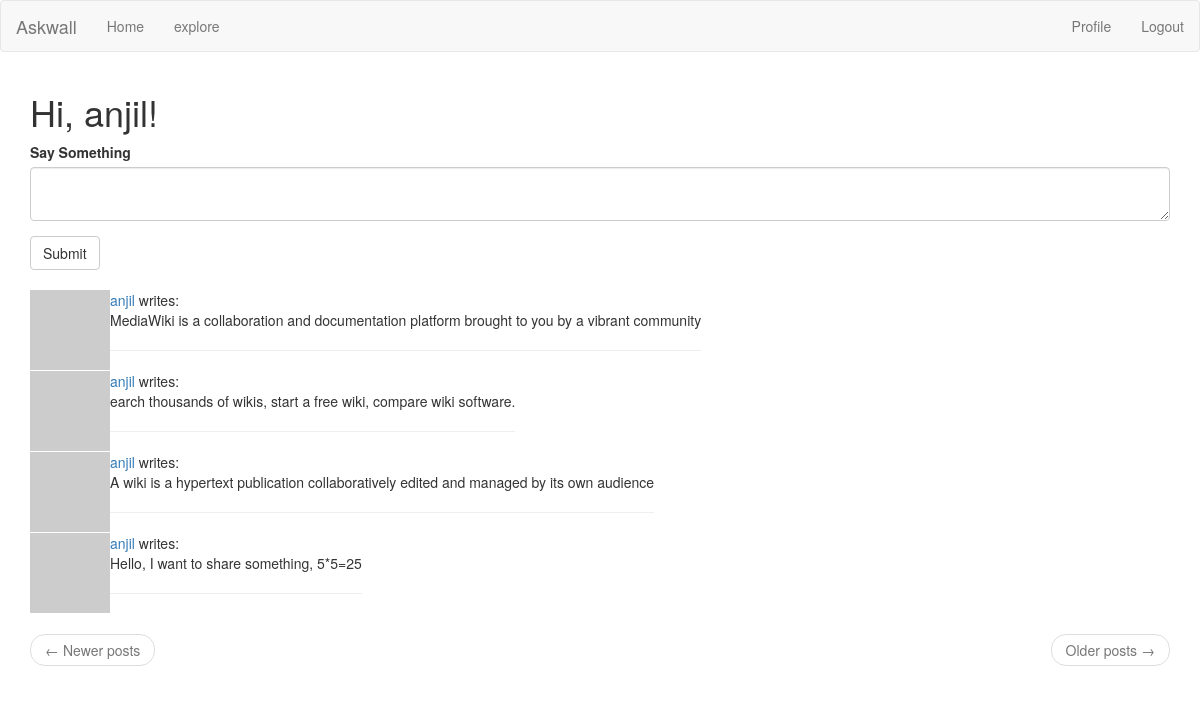
The page /index (signed in) on the database its author committed.
### app/models.py (models this page shows, shortened)
class User(UserMixin, db.Model):
	id = db.Column(db.Integer, primary_key= True)
	username = db.Column(db.String(64), index = True)
	profile_name = db.Column(db.String(64))
	email = db.Column(db.String(120), index = True)
	password_hash = db.Column(db.String(128))
	posts = db.relationship('Post', backref='author', lazy='dynamic')
	about_me = db.Column(db.String(150))
	last_seen = db.Column(db.DateTime, default=datetime.utcnow)
	followed = db.relationship(
		'User', secondary=followers,
		primaryjoin = (followers.c.follower_id == id),
		secondaryjoin = (followers.c.followed_id == id),
		backref = db.backref('followers', lazy='dynamic'), lazy ='dynamic')
	def avatar(self, size):
		digest = md5(self.email.lower().encode('utf-8')).hexdigest()
		return 'http://www.gravatar.com/avatar/{}?d=identicon&s={}'.format(digest, size)
	def followed_posts(self):
		followed = Post.query.join(
			followers, (followers.c.followed_id == Post.user_id)).filter(
			followers.c.follower_id == self.id)
		own = Post.query.filter_by(user_id=self.id)
		return followed.union(own).order_by(Post.timestamp.desc())

class Post(db.Model):
	id = db.Column(db.Integer, primary_key = True)
	body = db.Column(db.String(140))
	timestamp = db.Column(db.DateTime, index= True, default=datetime.utcnow)
	user_id = db.Column(db.Integer, db.ForeignKey('user.id'))

### app/routes.py (the view)
@app.route('/', methods=['GET', 'POST'])
@app.route('/index', methods=['GET', 'POST'])
@login_required
def index():
	form = PostForm()
	if form.validate_on_submit():
		post = Post(body=form.post.data, author=current_user)
		db.session.add(post)
		db.session.commit()
		flash('Your post is now live')
		return redirect(url_for('index'))
	page = request.args.get('page', 1, type=int)
	posts = current_user.followed_posts().paginate(
		page, app.config['POSTS_PER_PAGE'], False)
	next_url = url_for('index', page=posts.next_num) if posts.has_next else None
	prev_url = url_for('index', page = posts.prev_num) if posts.has_prev else None
	return render_template('index.html', title = 'Home', form=form, posts=posts.items, next_url=next_url, prev_url = prev_url)

### app/forms.py
class PostForm(FlaskForm):
	post = TextAreaField("Say Something", validators = [
		DataRequired(), Length(min=1, max=140)])
	submit= SubmitField('Submit')

### app/models.py (called while the page is built)
@login.user_loader
def load_user(id):
	return User.query.get(int(id))

### app/routes.py (called while the page is built)
@app.before_request
def before_request():
	if current_user.is_authenticated:
		current_user.last_seen = datetime.utcnow()
		db.session.commit()

### app/templates/index.html
{% extends "base.html" %}
{% import 'bootstrap/wtf.html' as wtf %}
{% block app_content %}
    <h1>Hi, {{ current_user.username }}!</h1>
    {% if form %}
    {{ wtf.quick_form(form) }}
    <br>
    {% endif %}
    {% for post in posts %}
        {% include '_post.html' %}
    {% endfor %}
    <nav aria-label="...">
        <ul class="pager">
            <li class="previous{% if not prev_url %} disabled{% endif %}">
                <a href="{{ prev_url or '#' }}">
                    <span aria-hidden="true">&larr;</span> Newer posts
                </a>
            </li>
            <li class="next{% if not next_url %} disabled{% endif %}">
                <a href="{{ next_url or '#' }}">
                    Older posts <span aria-hidden="true">&rarr;</span>
                </a>
            </li>
        </ul>
    </nav>
{% endblock %}

### app/templates/_post.html
<table>
    <tr valign="top">
        <td><img src="{{ post.author.avatar(40) }}"></td>
        <td>{% if post.author.profile_name %}
	        	<a href="{{ url_for('user', username=post.author.username) }}">{{ post.author.profile_name }}</a>
        	{% else %}
        		<a href="{{ url_for('user', username=post.author.username) }}">{{ post.author.username }}</a>
        	{% endif %} writes:<br>{{ post.body }}<hr></td>
    </tr>
</table>

### rows shown on the page
User: username "anjil"
Post: author.username "anjil", body "MediaWiki is a collaboration and documentation platform brought to you by a vibrant community"
Post: author.username "anjil", body "earch thousands of wikis, start a free wiki, compare wiki software."
Post: author.username "anjil", body "A wiki is a hypertext publication collaboratively edited and managed by its own audience"
Post: author.username "anjil", body "Hello, I want to share something, 5*5=25"
